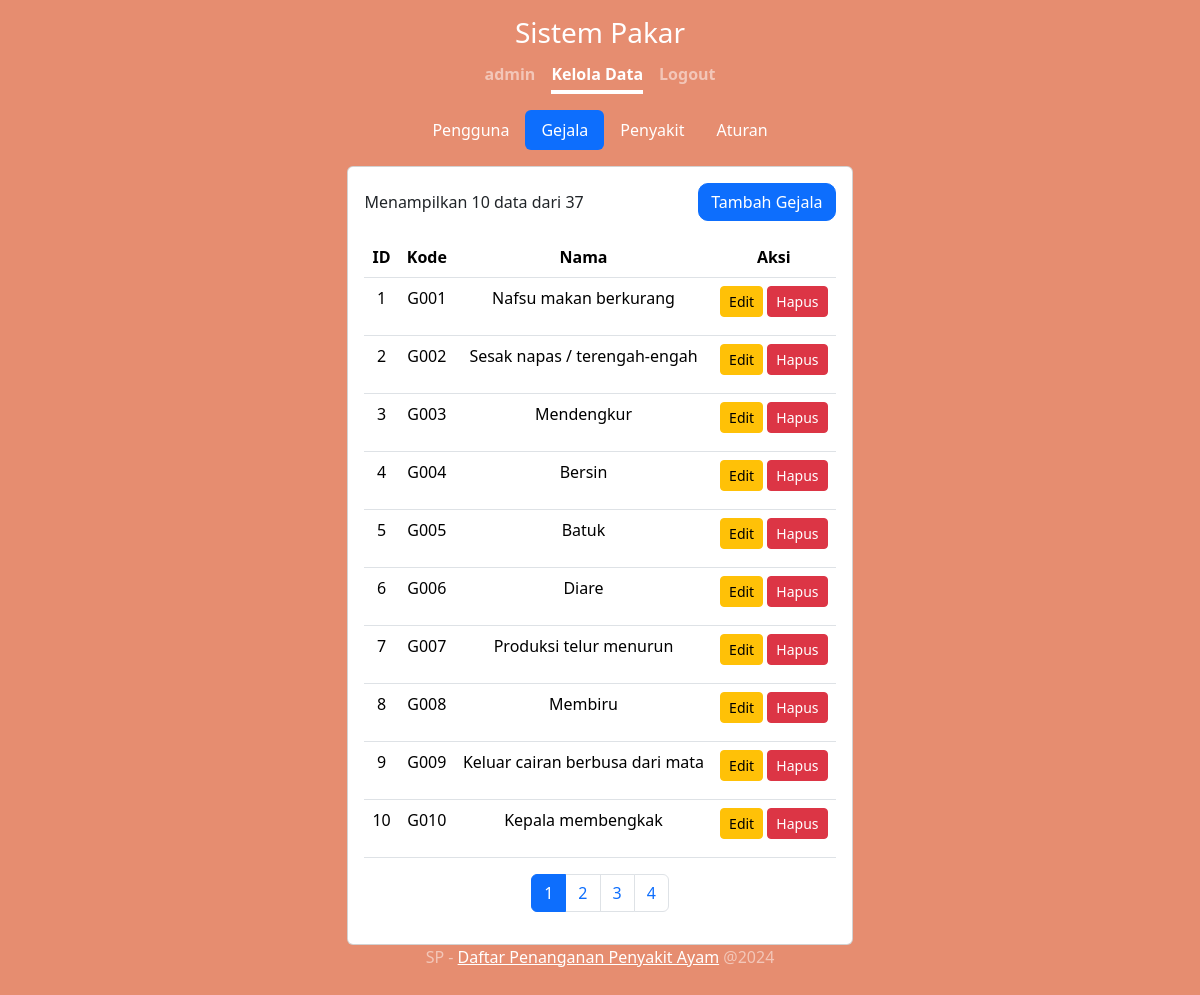
Screenshot of /admin/gejala.php (signed in) with the database file from the repository.
### tables this page shows
CREATE TABLE symptoms (
    id INT AUTO_INCREMENT PRIMARY KEY,
    code VARCHAR(10) UNIQUE NOT NULL,
    name VARCHAR(255) NOT NULL,
    created_at TIMESTAMP DEFAULT CURRENT_TIMESTAMP,
    modified_at TIMESTAMP DEFAULT CURRENT_TIMESTAMP ON UPDATE CURRENT_TIMESTAMP
);

### sql/functions.php (called while the page is built, shortened)
<?php
require '../db.php';
function fetchData($table, $limit, $offset) {
    global $conn;
    $sql = "SELECT * FROM $table LIMIT ? OFFSET ?";
    $stmt = $conn->prepare($sql);
    $stmt->bind_param('ii', $limit, $offset);
    $stmt->execute();
    $result = $stmt->get_result();
    return $result->fetch_all(MYSQLI_ASSOC);
}
function getTotalRows($table) {
    global $conn;
    $sql = "SELECT COUNT(*) FROM $table";
    $result = $conn->query($sql);
    $row = $result->fetch_row();
    return $row[0];
}
?>

### admin/gejala.php (the view, shortened to what this page needs)
<?php
require '../sql/functions.php';
$limit = 10;
$page_symptoms = isset($_GET['page_symptoms']) ? intval($_GET['page_symptoms']) : 1;
$offset_symptoms = ($page_symptoms - 1) * $limit;
$symptoms = fetchData('symptoms', $limit, $offset_symptoms);
$total_symptoms = getTotalRows('symptoms');
$total_pages_symptoms = ceil($total_symptoms / $limit);
?>
<!DOCTYPE html>
<html>
<head>
    <link href="https://cdn.jsdelivr.net/npm/bootstrap@5.3.3/dist/css/bootstrap.min.css" rel="stylesheet">
    <link href="../style.css" rel="stylesheet">
</head>
<body class="d-flex h-100 text-center">
    <div class="cover-container d-flex w-100 h-100 p-3 mx-auto flex-column">
        <header class="mb-auto text-center">
            <h3 class="mb-0" onclick="window.location.href = '../index.php'" style="cursor: pointer;">Sistem Pakar</h3>
            <nav class="nav nav-masthead justify-content-center mt-2">
                <?php if (isset($_SESSION['username'])): ?>
                <a class="nav-link fw-bold py-1 px-0" href="../index.php"><?= $_SESSION['username'] ?></a>
                <a class="nav-link fw-bold py-1 px-0 active" href="gejala.php">Kelola Data</a>
                <a class="nav-link fw-bold py-1 px-0" href="../logout.php">Logout</a>
                <?php else: ?>
                <a class="nav-link fw-bold py-1 px-0 active" aria-current="page" href="../index.php">Home</a>
                <a class="nav-link fw-bold py-1 px-0" href="../login.php">Login</a>
                <?php endif; ?>
            </nav>
        </header>
        <div class="d-flex justify-content-center mb-3 mt-3">
            <ul class="nav nav-pills" id="adminTab" role="tablist">
                <li class="nav-item" role="presentation">
                    <a class="nav-link text-white" href="pengguna.php">Pengguna</a>
                </li>
                <li class="nav-item" role="presentation">
                    <a class="nav-link active text-white" href="gejala.php">Gejala</a>
                </li>
                <li class="nav-item" role="presentation">
                    <a class="nav-link text-white" href="penyakit.php">Penyakit</a>
                </li>
                <li class="nav-item" role="presentation">
                    <a class="nav-link text-white" href="aturan.php">Aturan</a>
                </li>
            </ul>
        </div>
        <div class="card card-admin mx-auto">
            <div class="card-body">
                <div class="d-flex justify-content-between align-items-center mb-2">
                    <span class="data-info">Menampilkan <?= count($symptoms) ?> data dari <?= $total_symptoms ?></span>
                    <button type="button" class="btn btn-primary ms-3" data-bs-toggle="modal" data-bs-target="#addSymptomModal">Tambah Gejala</button>
                </div>
                <table class="table mt-3">
                    <thead>
                        <tr>
                            <th>ID</th>
                            <th>Kode</th>
                            <th>Nama</th>
                            <th>Aksi</th>
                        </tr>
                    </thead>
                    <tbody>
                        <?php if (count($symptoms) > 0): ?>
                            <?php foreach ($symptoms as $symptom): ?>
                            <tr>
                                <td><?= $symptom['id'] ?></td>
                                <td><?= $symptom['code'] ?></td>
                                <td><?= $symptom['name'] ?></td>
                                <td class="btn-action">
                                    <button class="btn btn-warning btn-sm" data-bs-toggle="modal" data-bs-target="#editSymptomModal" data-symptomid="<?= $symptom['id'] ?>" data-code="<?= $symptom['code'] ?>" data-name="<?= $symptom['name'] ?>">Edit</button>
                                    <button class="btn btn-danger btn-sm" data-bs-toggle="modal" data-bs-target="#deleteSymptomModal" data-symptomid="<?= $symptom['id'] ?>" data-code="<?= $symptom['code'] ?>">Hapus</button>
                                </td>
                            </tr>
                            <?php endforeach; ?>
                        <?php else: ?>
                            <tr>
                                <td colspan="4">Tidak ada data tersedia.</td>
                            </tr>
                        <?php endif; ?>
                    </tbody>
                </table>
                <?php if ($total_symptoms > $limit): ?>
                <nav>
                    <ul class="pagination justify-content-center">
                        <?php for ($i = 1; $i <= $total_pages_symptoms; $i++): ?>
                            <li class="page-item <?= $i == $page_symptoms ? 'active' : '' ?>">
                                <a class="page-link" href="gejala.php?page_symptoms=<?= $i ?>"><?= $i ?></a>
                            </li>
                        <?php endfor; ?>
                    </ul>
                </nav>
                <?php endif; ?>
            </div>
        </div>
        <footer class="mt-auto text-white-50">
            <p>SP - <a href="../index.php" class="text-white">Daftar Penanganan Penyakit Ayam</a> @2024</p>
        </footer>
    </div>
</body>
</html>

### style.css (style rules this page uses)
body { display: flex; align-items: center; justify-content: center; height: 100%; width: 100%; margin: 0; background-color: #e68d70; color: white; }
.cover-container { max-width: 100%; display: flex; flex-direction: column; justify-content: center; align-items: center; min-height: 100vh; }
button { background-color: #ffffff; color: #000000; border: none; border-radius: 50%; padding: 10px 20px; font-size: 17px; font-family: Raleway; cursor: pointer; }
.nav-masthead .nav-link { color: rgba(255, 255, 255, .5); border-bottom: .25rem solid transparent; }
.nav-masthead .nav-link + .nav-link { margin-left: 1rem; }
.nav-masthead .active { color: #fff; border-bottom-color: #fff; }
.cover-container { width: 100%; max-width: 42em; padding: 0 1.5rem; }
.btn-primary { border-radius: 10px; }
.nav-masthead .nav-link { font-weight: 700; color: rgba(255, 255, 255, .5); border-bottom: .25rem solid transparent; }
footer { margin-top: 2rem; color: rgba(0, 0, 0, .5); }
.btn-action button { margin-bottom: 10px; }

### rows the page displays
symptoms: id "1", code "G001", name "Nafsu makan berkurang"
symptoms: id "2", code "G002", name "Sesak napas / terengah-engah"
symptoms: id "3", code "G003", name "Mendengkur"
symptoms: id "4", code "G004", name "Bersin"
symptoms: id "5", code "G005", name "Batuk"
symptoms: id "6", code "G006", name "Diare"
symptoms: id "7", code "G007", name "Produksi telur menurun"
symptoms: id "8", code "G008", name "Membiru"
symptoms: id "9", code "G009", name "Keluar cairan berbusa dari mata"
symptoms: id "10", code "G010", name "Kepala membengkak"

### other values shown
$_SESSION['username'] "admin"
count($symptoms) "10"
$total_symptoms "37"
